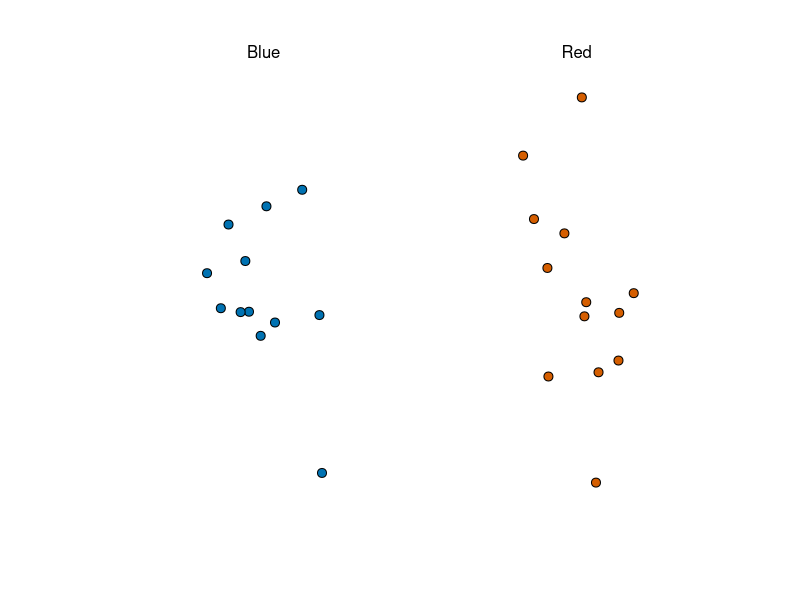
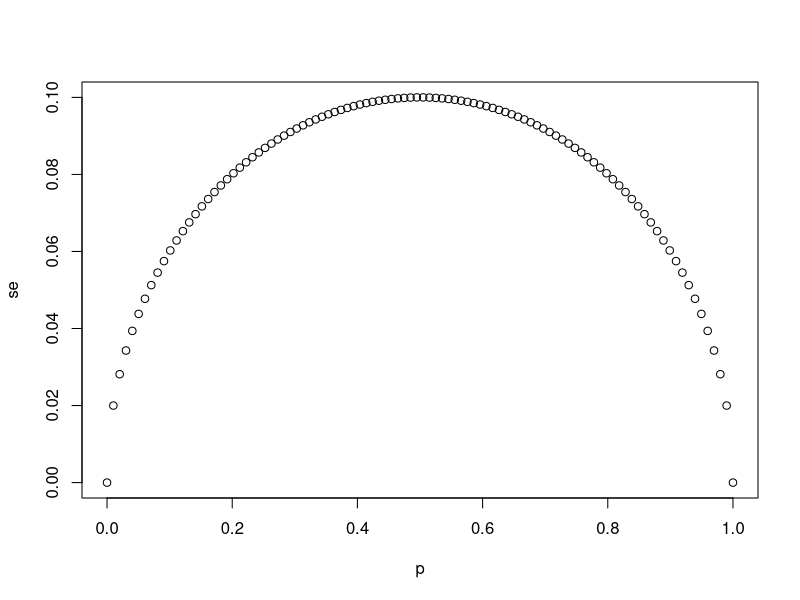
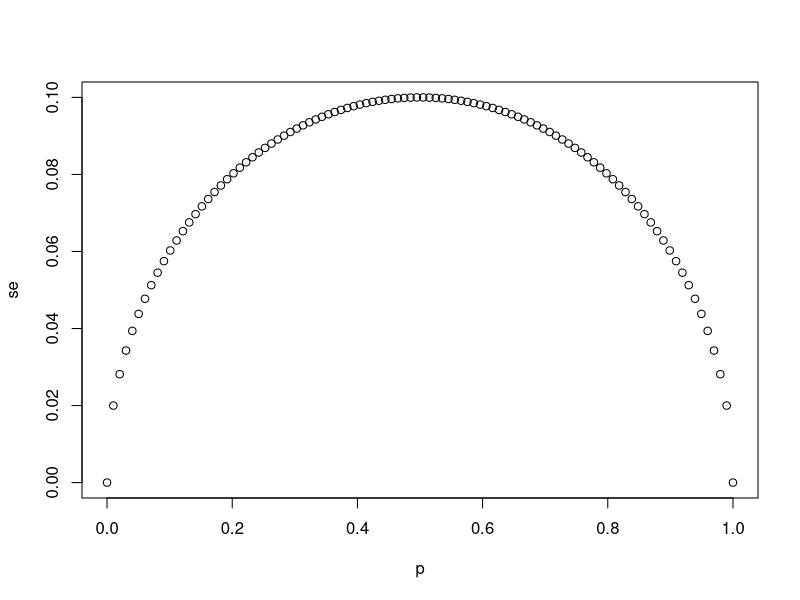
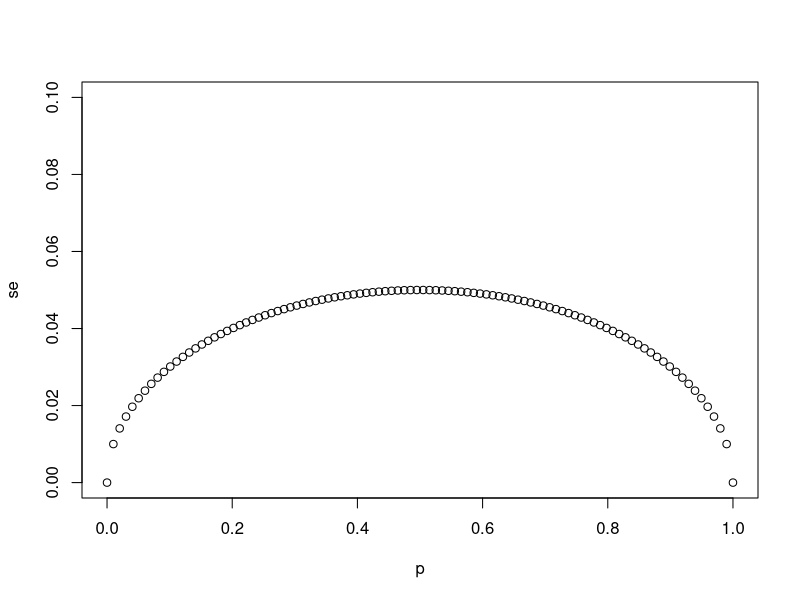
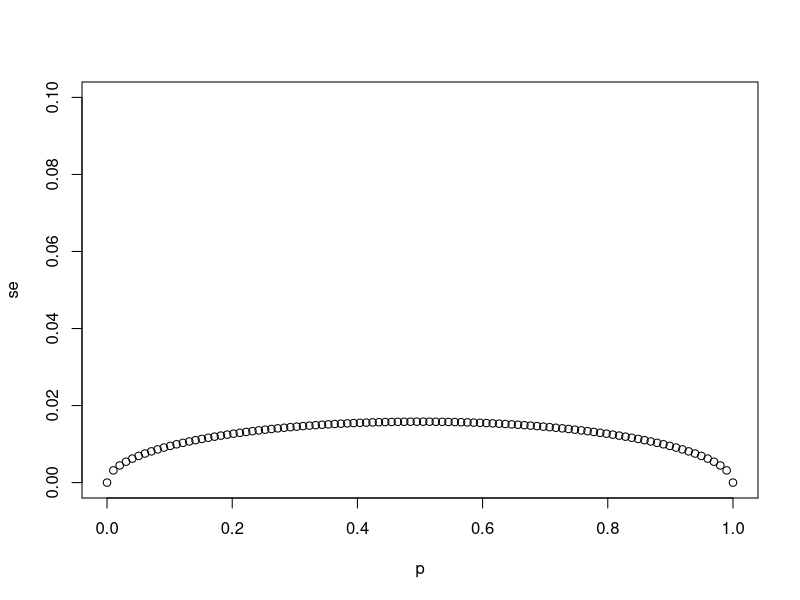
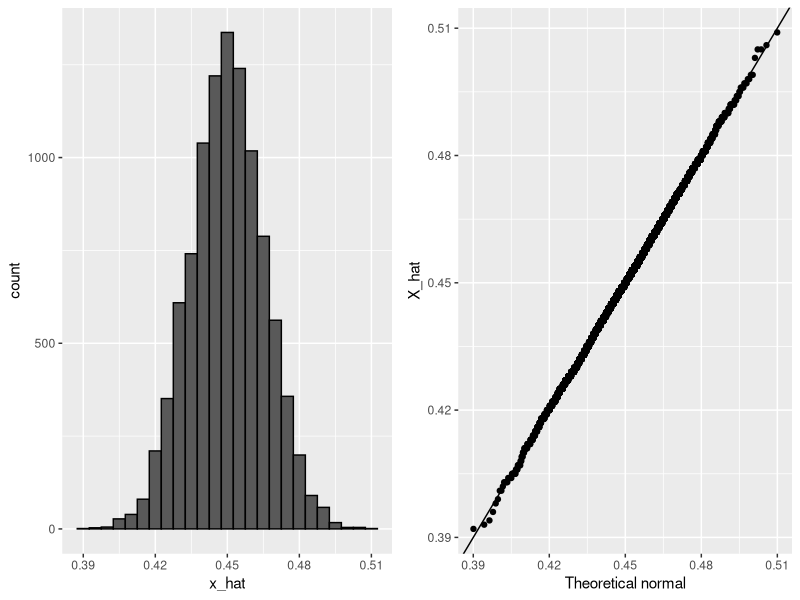
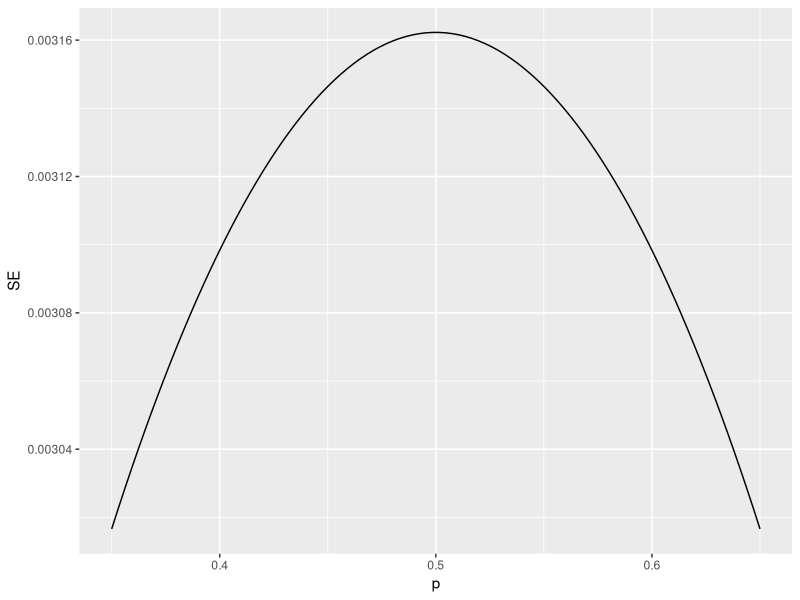
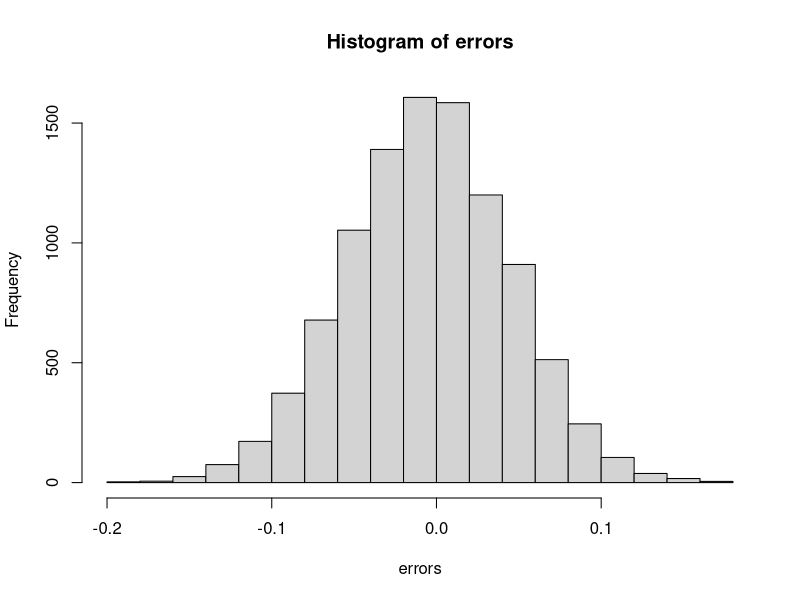

Here is the R script that generated these plots, in order:
## ---- chunk 1
knitr::opts_chunk$set(echo = TRUE)
## ---- chunk 2
if(!require(tidyverse)) install.packages("tidyverse")
if(!require(dslabs)) install.packages("dslabs")

library(tidyverse)
library(dslabs)
take_poll(25)    # draw 25 beads
## ---- chunk 3
# `N` represents the number of people polled
N <- 25

# Create a variable `p` that contains 100 proportions ranging from 0 to 1 using the `seq` function
p <- seq(0, 1, length.out = 100)

# Create a variable `se` that contains the standard error of each sample average
se <- sqrt(p * (1 - p)/N)

# Plot `p` on the x-axis and `se` on the y-axis
plot(p,se)
## ---- chunk 4
# The vector `p` contains 100 proportions of Democrats ranging from 0 to 1 using the `seq` function
p <- seq(0, 1, length = 100)

# The vector `sample_sizes` contains the three sample sizes
sample_sizes <- c(25, 100, 1000)

# Write a for-loop that calculates the standard error `se` for every value of `p` for each of the three samples sizes `N` in the vector `sample_sizes`. Plot the three graphs, using the `ylim` argument to standardize the y-axis across all three plots.
for (N in sample_sizes)
{
se <- sqrt(p * (1 - p)/N)
plot(p,se,ylim = c(0,0.1))
}
## ---- chunk 5
# `N` represents the number of people polled
N <- 25

# `p` represents the proportion of Democratic voters
p <- 0.45

# Calculate the standard error of the spread. Print this value to the console.
2*sqrt((p*(1-p)/N))
## ---- chunk 6
X_hat <- 0.48
se <- sqrt(X_hat*(1-X_hat)/25)
pnorm(0.01/se) - pnorm(-0.01/se)
## ---- chunk 7
p <- 0.45    # unknown p to estimate
N <- 1000

# simulate one poll of size N and determine x_hat
x <- sample(c(0,1), size = N, replace = TRUE, prob = c(1-p, p))
x_hat <- mean(x)

# simulate B polls of size N and determine average x_hat
B <- 10000    # number of replicates
N <- 1000    # sample size per replicate
x_hat <- replicate(B, {
    x <- sample(c(0,1), size = N, replace = TRUE, prob = c(1-p, p))
    mean(x)
})
## ---- chunk 8
if(!require(gridExtra)) install.packages("gridExtra")

library(gridExtra)
p1 <- data.frame(x_hat = x_hat) %>%
    ggplot(aes(x_hat)) +
    geom_histogram(binwidth = 0.005, color = "black")
p2 <- data.frame(x_hat = x_hat) %>%
    ggplot(aes(sample = x_hat)) +
    stat_qq(dparams = list(mean = mean(x_hat), sd = sd(x_hat))) +
    geom_abline() +
    ylab("X_hat") +
    xlab("Theoretical normal")
grid.arrange(p1, p2, nrow=1)
## ---- chunk 9
N <- 100000
p <- seq(0.35, 0.65, length = 100)
SE <- sapply(p, function(x) 2*sqrt(x*(1-x)/N))
data.frame(p = p, SE = SE) %>%
    ggplot(aes(p, SE)) +
    geom_line()
## ---- chunk 10
# Write a function called `take_sample` that takes `p` and `N` as arguements and returns the average value of a randomly sampled population.
take_sample <- function(p, N) {
  x <- sample(c(0,1), size = N, replace = TRUE, prob = c(1-p, p))
  return(mean(x))
}

# Use the `set.seed` function to make sure your answer matches the expected result after random sampling
set.seed(1)

# Define `p` as the proportion of Democrats in the population being polled
p <- 0.45

# Define `N` as the number of people polled
N <- 100

# Call the `take_sample` function to determine the sample average of `N` randomly selected people from a population containing a proportion of Democrats equal to `p`. Print this value to the console.
take_sample(p, N)
## ---- chunk 11
# Define `p` as the proportion of Democrats in the population being polled
p <- 0.45

# Define `N` as the number of people polled
N <- 100

# The variable `B` specifies the number of times we want the sample to be replicated
B <- 10000

# Use the `set.seed` function to make sure your answer matches the expected result after random sampling
set.seed(1)

# Create an objected called `errors` that replicates subtracting the result of the `take_sample` function from `p` for `B` replications
errors <- replicate(B, p - take_sample(p, N))

# Calculate the mean of the errors. Print this value to the console.
mean(errors)
hist(errors)
## ---- chunk 12
# Define `p` as the proportion of Democrats in the population being polled
p <- 0.45

# Define `N` as the number of people polled
N <- 100

# The variable `B` specifies the number of times we want the sample to be replicated
B <- 10000

# Use the `set.seed` function to make sure your answer matches the expected result after random sampling
set.seed(1)

# We generated `errors` by subtracting the estimate from the actual proportion of Democratic voters
errors <- replicate(B, p - take_sample(p, N))

# Calculate the mean of the absolute value of each simulated error. Print this value to the console.
mean(abs(errors))
## ---- chunk 13
# Define `p` as the proportion of Democrats in the population being polled
p <- 0.45

# Define `N` as the number of people polled
N <- 100

# The variable `B` specifies the number of times we want the sample to be replicated
B <- 10000

# Use the `set.seed` function to make sure your answer matches the expected result after random sampling
set.seed(1)

# We generated `errors` by subtracting the estimate from the actual proportion of Democratic voters
errors <- replicate(B, p - take_sample(p, N))

# Calculate the standard deviation of `errors`
sqrt(mean(errors^2))
## ---- chunk 14
# Define `p` as the expected value equal to 0.45
p <- 0.45

# Define `N` as the sample size
N <- 100

# Calculate the standard error
sqrt(p*(1-p)/N)
## ---- chunk 15
# Define `p` as a proportion of Democratic voters to simulate
p <- 0.45

# Define `N` as the sample size
N <- 100

# Use the `set.seed` function to make sure your answer matches the expected result after random sampling
set.seed(1)

# Define `X` as a random sample of `N` voters with a probability of picking a Democrat ('1') equal to `p`
X <- sample(c(0,1), size = N, replace = TRUE, prob = c(1-p, p))

# Define `X_bar` as the average sampled proportion
X_bar <- mean(X)

# Calculate the standard error of the estimate. Print the result to the console.
se <- sqrt((X_bar*(1-X_bar)/N))
se
## ---- chunk 16
N <- seq(100, 5000, len = 100)
p <- 0.5
se <- sqrt(p*(1-p)/N)
plot(se, N)
## ---- chunk 17
# Define `p` as the proportion of Democrats in the population being polled
p <- 0.45

# Define `N` as the number of people polled
N <- 100

# The variable `B` specifies the number of times we want the sample to be replicated
B <- 10000

# Use the `set.seed` function to make sure your answer matches the expected result after random sampling
set.seed(1)

# Generate `errors` by subtracting the estimate from the actual proportion of Democratic voters
errors <- replicate(B, p - take_sample(p, N))

# Generate a qq-plot of `errors` with a qq-line showing a normal distribution
qqnorm(errors)
qqline(errors)
## ---- chunk 18
# Define `p` as the proportion of Democrats in the population being polled
p <- 0.45

# Define `N` as the number of people polled
N <- 100

# Calculate the probability that the estimated proportion of Democrats in the population is greater than 0.5. Print this value to the console.

1-pnorm(0.5, p, sqrt(p*(1-p)/N))
## ---- chunk 19
# Define `N` as the number of people polled
N <-100

# Define `X_hat` as the sample average
X_hat <- 0.51

# Define `se_hat` as the standard error of the sample average
se_hat <- sqrt(X_hat*(1-X_hat)/N)

# Calculate the probability that the error is 0.01 or larger
1-pnorm(0.01,0,se_hat) + pnorm(-0.01,0,se_hat)
## ---- chunk 20
data("nhtemp")
data.frame(year = as.numeric(time(nhtemp)), temperature = as.numeric(nhtemp)) %>%
    ggplot(aes(year, temperature)) +
    geom_point() +
    geom_smooth() +
    ggtitle("Average Yearly Temperatures in New Haven")
## ---- chunk 21
p <- 0.45
N <- 1000
X <- sample(c(0,1), size = N, replace = TRUE, prob = c(1-p, p))    # generate N observations
X_hat <- mean(X)    # calculate X_hat
SE_hat <- sqrt(X_hat*(1-X_hat)/N)    # calculate SE_hat, SE of the mean of N observations
c(X_hat - 2*SE_hat, X_hat + 2*SE_hat)    # build interval of 2*SE above and below mean
## ---- chunk 22
z <- qnorm(0.995)    # calculate z to solve for 99% confidence interval
pnorm(qnorm(0.995))    # demonstrating that qnorm gives the z value for a given probability
pnorm(qnorm(1-0.995))    # demonstrating symmetry of 1-qnorm
pnorm(z) - pnorm(-z)    # demonstrating that this z value gives correct probability for interval
## ---- chunk 23
B <- 10000
inside <- replicate(B, {
    X <- sample(c(0,1), size = N, replace = TRUE, prob = c(1-p, p))
    X_hat <- mean(X)
    SE_hat <- sqrt(X_hat*(1-X_hat)/N)
    between(p, X_hat - 2*SE_hat, X_hat + 2*SE_hat)    # TRUE if p in confidence interval
})
mean(inside)
## ---- chunk 24
N <- 25
X_hat <- 0.48
(2*X_hat - 1) + c(-2, 2)*2*sqrt(X_hat*(1-X_hat)/N)
## ---- chunk 25
N <- 100    # sample size
z <- sqrt(N) * 0.02/0.5    # spread of 0.02
1 - (pnorm(z) - pnorm(-z))
## ---- chunk 26
# suggested libraries and options
library(tidyverse)
options(digits = 3)
# load brexit_polls object
library(dslabs)
data(brexit_polls)
## ---- chunk 27
p <- 0.481    # official proportion voting "Remain"
d <- 2*p-1    # official spread
## ---- chunk 28
# The final proportion of voters choosing "Remain" was p=0.481. Consider a poll with a sample of N=1500 voters.
N <- 1500
# What is the expected total number of voters in the sample choosing "Remain"?
nb_remain <- N*p
nb_remain
# What is the standard error of the total number of voters in the sample choosing "Remain"?
se_remain <- sqrt(N*p*(1-p))
se_remain
# What is the expected value of X_bar, the proportion of "Remain" voters?
X_bar <- p
X_bar
# What is the standard error of X_bar, the proportion of "Remain" voters?
se <- sqrt(p*(1-p)/N)
se
# What is the expected value of d, the spread between the proportion of "Remain" voters and "Leave" voters?
d <- 2*p-1
d
# What is the standard error of d, the spread between the proportion of "Remain" voters and "Leave" voters?
2 * se
## ---- chunk 29
head(brexit_polls)
brexit_polls <- brexit_polls %>%
        mutate(x_hat = (spread+1)/2)
# What is the average of the observed spreads (spread)?
mean(brexit_polls$spread)
 
# What is the standard deviation of the observed spreads?
sd(brexit_polls$spread)
# What is the average of x_hat, the estimates of the parameter p?
mean(brexit_polls$x_hat)
 
# What is the standard deviation of x_hat?
sd(brexit_polls$x_hat)
## ---- chunk 30
brexit_polls[1,]
# Use qnorm to compute the 95% confidence interval for X_hat.
# What is the lower bound of the 95% confidence interval?
brexit_polls[1,]$x_hat - qnorm(.975) * sqrt(brexit_polls[1,]$x_hat *(1-brexit_polls[1,]$x_hat)/brexit_polls[1,]$samplesize)
 
# What is the upper bound of the 95% confidence interval?
brexit_polls[1,]$x_hat + qnorm(.975) * sqrt(brexit_polls[1,]$x_hat *(1-brexit_polls[1,]$x_hat)/brexit_polls[1,]$samplesize)
 
# Does the 95% confidence interval predict a winner (does not cover p=0.5)? Does the 95% confidence interval cover the true value of p observed during the referendum?
# A: The interval predicts a winner but does not cover the true value of p
## ---- chunk 31
# suggested libraries and options
library(tidyverse)
options(digits = 3)
# load brexit_polls object and add x_hat column
library(dslabs)
data(brexit_polls)
brexit_polls <- brexit_polls %>%
    mutate(x_hat = (spread + 1)/2)
# final proportion voting "Remain"
p <- 0.481
## ---- chunk 32
d <- -0.038
june_polls <- brexit_polls %>%
  filter(enddate > "2016-06-01")
june_polls <- june_polls %>%
  mutate(se_x_hat = sqrt(x_hat*(1-x_hat)/samplesize),
           se_spread = 2 * se_x_hat,
           lower = spread - qnorm(.975) * se_spread,
           upper = spread + qnorm(.975) * se_spread,
           hit = (lower<=d & upper>=d))
head(june_polls)
# How many polls are in june_polls?
nrow(june_polls)
# What proportion of polls have a confidence interval that covers the value 0?
june_polls %>% summarize(mean(lower<=0 & upper>=0))
# What proportion of polls predict "Remain" (confidence interval entirely above 0)?
june_polls %>% summarize(mean(lower>0))
# What proportion of polls have a confidence interval covering the true value of d?
june_polls %>% summarize(mean(hit))
## ---- chunk 33
june_polls %>%
  group_by(pollster) %>%
  summarize(hit_rate=mean(hit), n()) %>%
  arrange(hit_rate)
## ---- chunk 34
june_polls %>% group_by(poll_type) %>%
  ggplot(aes(poll_type,spread)) +
  geom_boxplot()
## ---- chunk 35
combined_by_type <- june_polls %>%
        group_by(poll_type) %>%
        summarize(N = sum(samplesize),
                  spread = sum(spread*samplesize)/N,
                  p_hat = (spread + 1)/2)
res <- combined_by_type %>%
  mutate(
    se_spread = 2 * sqrt(p_hat * (1-p_hat) / N),
    ci_lower = spread - qnorm(.975) * se_spread,
    ci_upper = spread + qnorm(.975) * se_spread
    )
res
#What is the lower bound of the 95% confidence interval for online voters?
#What is the upper bound of the 95% confidence interval for online voters?
res %>%
  filter(poll_type == 'Online') %>%
  select(ci_lower, ci_upper)
## ---- chunk 36
# suggested libraries and options
library(tidyverse)
options(digits = 3)
# load brexit_polls object and add x_hat column
library(dslabs)
data(brexit_polls)
brexit_polls <- brexit_polls %>%
    mutate(x_hat = (spread + 1)/2)
# final proportion voting "Remain"
p <- 0.481
## ---- chunk 37
d <- -0.038
brexit_hit <- brexit_polls %>%
  mutate(p_hat = (spread + 1)/2,
         se_spread = 2*sqrt(p_hat*(1-p_hat)/samplesize),
         spread_lower = spread - qnorm(.975)*se_spread,
         spread_upper = spread + qnorm(.975)*se_spread,
         hit = spread_lower < d & spread_upper > d) %>%
  select(poll_type, hit)
## ---- chunk 38
head(brexit_hit)
res <- brexit_hit %>% 
  group_by(poll_type) %>%
  summarize(T=sum(hit), F=sum(!hit))
res
two_by_two <- tibble(hit=c(FALSE,TRUE), 
       'Online'=c(res[res$poll_type=='Online',]$F, 
                  res[res$poll_type=='Online',]$T),
       'Telephone'=c(res[res$poll_type!='Online',]$F, 
                  res[res$poll_type!='Online',]$T))
chisq_test <- two_by_two %>%
    select(-hit) %>%
  chisq.test()
chisq_test
# What is the p-value of the chi-squared test comparing the hit rate of online and telephone polls?
# A: 0.001
# Determine which poll type has a higher probability of producing a confidence interval that covers the correct value of the spread. Also determine whether this difference is statistically significant at a p-value cutoff of 0.05. Which of the following is true?
# A: Online polls are more likely to cover the correct value of the spread and this difference is statistically significant.
## ---- chunk 39
two_by_two
# Calculate the odds that an online poll generates a confidence interval that covers the actual value of the spread.
# Calculate the odds that a telephone poll generates a confidence interval that covers the actual value of the spread.
#Calculate the odds ratio to determine how many times larger the odds are for online polls to hit versus telephone polls.
odds_online <- two_by_two$Online[two_by_two$hit==TRUE] / two_by_two$Online[two_by_two$hit==FALSE]
odds_tel <- two_by_two$Telephone[two_by_two$hit==TRUE] / two_by_two$Telephone[two_by_two$hit==FALSE]
odds_online
odds_tel
odds_online / odds_tel
## ---- chunk 40
brexit_polls %>%
  ggplot(aes(enddate, spread, col=poll_type)) +
  geom_point() +
  geom_smooth(method = "loess", span=0.4) +
  geom_hline(aes(yintercept=-.038))
## ---- chunk 41
brexit_long <- brexit_polls %>%
    gather(vote, proportion, "remain":"undecided") %>%
    mutate(vote = factor(vote))
head(brexit_long)
# Make a graph of proportion over time colored by vote. Add a smooth trendline with geom_smooth and method = "loess" with a span of 0.3.
brexit_long %>%
  ggplot(aes(enddate, proportion, col=vote)) +
  geom_point() +
  geom_smooth(method = "loess", span=0.3)
